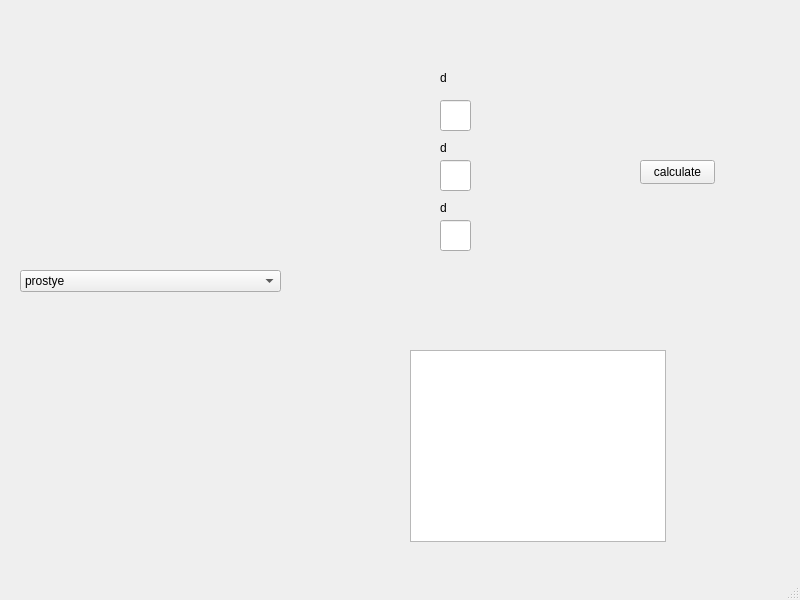
<?xml version="1.0" encoding="UTF-8"?>
<ui version="4.0">
 <class>MainWindow</class>
 <widget class="QMainWindow" name="MainWindow">
  <property name="geometry">
   <rect>
    <x>0</x>
    <y>0</y>
    <width>800</width>
    <height>600</height>
   </rect>
  </property>
  <property name="windowTitle">
   <string>MainWindow</string>
  </property>
  <widget class="QWidget" name="centralwidget">
   <widget class="QComboBox" name="comboBox">
    <property name="geometry">
     <rect>
      <x>20</x>
      <y>270</y>
      <width>261</width>
      <height>22</height>
     </rect>
    </property>
    <item>
     <property name="text">
      <string>prostye</string>
     </property>
    </item>
    <item>
     <property name="text">
      <string>sinus</string>
     </property>
    </item>
    <item>
     <property name="text">
      <string>uravneniye</string>
     </property>
    </item>
   </widget>
   <widget class="QLineEdit" name="lineEdit">
    <property name="geometry">
     <rect>
      <x>440</x>
      <y>100</y>
      <width>31</width>
      <height>31</height>
     </rect>
    </property>
   </widget>
   <widget class="QLineEdit" name="lineEdit_2">
    <property name="geometry">
     <rect>
      <x>440</x>
      <y>160</y>
      <width>31</width>
      <height>31</height>
     </rect>
    </property>
   </widget>
   <widget class="QLineEdit" name="lineEdit_3">
    <property name="geometry">
     <rect>
      <x>440</x>
      <y>220</y>
      <width>31</width>
      <height>31</height>
     </rect>
    </property>
   </widget>
   <widget class="QTextBrowser" name="textBrowser">
    <property name="geometry">
     <rect>
      <x>410</x>
      <y>350</y>
      <width>256</width>
      <height>192</height>
     </rect>
    </property>
   </widget>
   <widget class="QLabel" name="label">
    <property name="geometry">
     <rect>
      <x>440</x>
      <y>70</y>
      <width>201</width>
      <height>16</height>
     </rect>
    </property>
    <property name="text">
     <string>d</string>
    </property>
   </widget>
   <widget class="QLabel" name="label_2">
    <property name="geometry">
     <rect>
      <x>440</x>
      <y>140</y>
      <width>201</width>
      <height>16</height>
     </rect>
    </property>
    <property name="text">
     <string>d</string>
    </property>
   </widget>
   <widget class="QLabel" name="label_3">
    <property name="geometry">
     <rect>
      <x>440</x>
      <y>200</y>
      <width>201</width>
      <height>16</height>
     </rect>
    </property>
    <property name="text">
     <string>d</string>
    </property>
   </widget>
   <widget class="QPushButton" name="pushButton">
    <property name="geometry">
     <rect>
      <x>640</x>
      <y>160</y>
      <width>75</width>
      <height>24</height>
     </rect>
    </property>
    <property name="text">
     <string>calculate</string>
    </property>
   </widget>
  </widget>
  <widget class="QMenuBar" name="menubar">
   <property name="geometry">
    <rect>
     <x>0</x>
     <y>0</y>
     <width>800</width>
     <height>22</height>
    </rect>
   </property>
  </widget>
  <widget class="QStatusBar" name="statusbar"/>
 </widget>
 <resources/>
 <connections/>
</ui>
